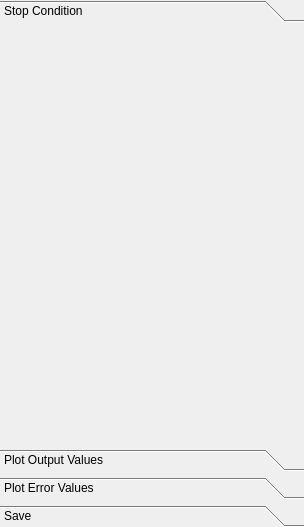
<ui version="4.0" >
 <class>OutputProperty</class>
 <widget class="QWidget" name="OutputProperty" >
  <property name="geometry" >
   <rect>
    <x>0</x>
    <y>0</y>
    <width>304</width>
    <height>527</height>
   </rect>
  </property>
  <layout class="QHBoxLayout" >
   <property name="margin" >
    <number>0</number>
   </property>
   <property name="spacing" >
    <number>0</number>
   </property>
   <item>
    <widget class="QToolBox" name="toolBox" >
     <property name="currentIndex" >
      <number>0</number>
     </property>
     <widget class="QWidget" name="pageStopCondition" >
      <property name="geometry" >
       <rect>
        <x>0</x>
        <y>0</y>
        <width>286</width>
        <height>385</height>
       </rect>
      </property>
      <attribute name="label" >
       <string>Stop Condition</string>
      </attribute>
     </widget>
     <widget class="QWidget" name="pagePlotOutput" >
      <property name="geometry" >
       <rect>
        <x>0</x>
        <y>0</y>
        <width>286</width>
        <height>385</height>
       </rect>
      </property>
      <attribute name="label" >
       <string>Plot Output Values</string>
      </attribute>
     </widget>
     <widget class="QWidget" name="pagePlotError" >
      <attribute name="label" >
       <string>Plot Error Values</string>
      </attribute>
     </widget>
     <widget class="QWidget" name="pageSave" >
      <attribute name="label" >
       <string>Save</string>
      </attribute>
     </widget>
    </widget>
   </item>
  </layout>
 </widget>
 <resources/>
 <connections/>
</ui>
